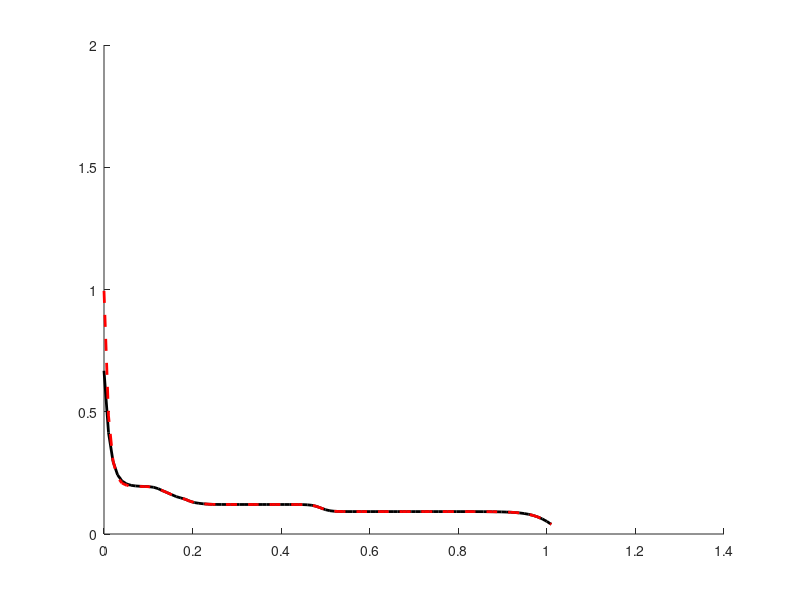

MATLAB code for this plot:
sto = linspace(0,1.01, 100);
u_eq = (0.063...
    + 0.8 * exp(-75 * (sto + 0.007))...
    - 0.0120 * tanh((sto - 0.127) / 0.016)...
    - 0.0118 * tanh((sto - 0.155) / 0.016)...
    - 0.0035 * tanh((sto - 0.220) / 0.020)...
    - 0.0095 * tanh((sto - 0.190) / 0.013)...
    - 0.0145 * tanh((sto - 0.490) / 0.020)...
    - 0.0800 * tanh((sto - 1.030) / 0.055)...
);

u_eq2 = (0.063...
    + 0.8 * exp(-100 * (sto + 0.00))...
    - 0.0120 * tanh((sto - 0.127) / 0.016)...
    - 0.0118 * tanh((sto - 0.155) / 0.016)...
    - 0.0035 * tanh((sto - 0.220) / 0.020)...
    - 0.0095 * tanh((sto - 0.190) / 0.013)...
    - 0.0145 * tanh((sto - 0.490) / 0.020)...
    - 0.0800 * tanh((sto - 1.030) / 0.055)...
);
    % + 0.8 * exp(-100 * (sto + 0.007))...

close all
figure(1)
hold on 
plot(sto, u_eq, 'k')
plot(sto, u_eq2, '--r')
ylim([0,2])
set(findall(gcf,'type','line'),'linewidth',2)
set(findall(gcf,'type','axes'),'fontsize',10)
